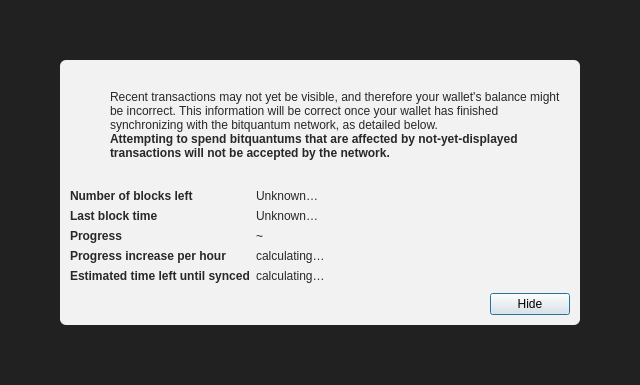
<?xml version="1.0" encoding="UTF-8"?>
<ui version="4.0">
 <class>ModalOverlay</class>
 <widget class="QWidget" name="ModalOverlay">
  <property name="geometry">
   <rect>
    <x>0</x>
    <y>0</y>
    <width>640</width>
    <height>385</height>
   </rect>
  </property>
  <property name="windowTitle">
   <string>Form</string>
  </property>
  <layout class="QVBoxLayout" name="verticalLayout" stretch="0">
   <property name="sizeConstraint">
    <enum>QLayout::SetDefaultConstraint</enum>
   </property>
   <property name="leftMargin">
    <number>0</number>
   </property>
   <property name="topMargin">
    <number>0</number>
   </property>
   <property name="rightMargin">
    <number>0</number>
   </property>
   <property name="bottomMargin">
    <number>0</number>
   </property>
   <item>
    <widget class="QWidget" name="bgWidget" native="true">
     <property name="styleSheet">
      <string notr="true">#bgWidget { background: rgba(0,0,0,220); }</string>
     </property>
     <layout class="QVBoxLayout" name="verticalLayoutMain" stretch="1">
      <property name="leftMargin">
       <number>60</number>
      </property>
      <property name="topMargin">
       <number>60</number>
      </property>
      <property name="rightMargin">
       <number>60</number>
      </property>
      <property name="bottomMargin">
       <number>60</number>
      </property>
      <item>
       <widget class="QWidget" name="contentWidget" native="true">
        <property name="styleSheet">
         <string notr="true">#contentWidget { background: rgba(255,255,255,240); border-radius: 6px; }

QLabel { color: rgb(40,40,40);  }</string>
        </property>
        <layout class="QVBoxLayout" name="verticalLayoutSub" stretch="1,0,0,0">
         <property name="spacing">
          <number>0</number>
         </property>
         <property name="leftMargin">
          <number>10</number>
         </property>
         <property name="topMargin">
          <number>10</number>
         </property>
         <property name="rightMargin">
          <number>10</number>
         </property>
         <property name="bottomMargin">
          <number>10</number>
         </property>
         <item>
          <layout class="QHBoxLayout" name="horizontalLayoutIconText" stretch="0,1">
           <property name="topMargin">
            <number>20</number>
           </property>
           <item>
            <layout class="QVBoxLayout" name="verticalLayoutIcon">
             <property name="leftMargin">
              <number>0</number>
             </property>
             <item>
              <widget class="QPushButton" name="warningIcon">
               <property name="enabled">
                <bool>false</bool>
               </property>
               <property name="text">
                <string/>
               </property>
               <property name="icon">
                <iconset>
                 <normaloff>:/icons/warning</normaloff>
                 <disabledoff>:/icons/warning</disabledoff>:/icons/warning</iconset>
               </property>
               <property name="iconSize">
                <size>
                 <width>48</width>
                 <height>48</height>
                </size>
               </property>
               <property name="flat">
                <bool>true</bool>
               </property>
              </widget>
             </item>
             <item>
              <spacer name="verticalSpacerWarningIcon">
               <property name="orientation">
                <enum>Qt::Vertical</enum>
               </property>
               <property name="sizeHint" stdset="0">
                <size>
                 <width>20</width>
                 <height>40</height>
                </size>
               </property>
              </spacer>
             </item>
            </layout>
           </item>
           <item>
            <layout class="QVBoxLayout" name="verticalLayoutInfoText">
             <property name="leftMargin">
              <number>0</number>
             </property>
             <property name="topMargin">
              <number>0</number>
             </property>
             <item>
              <widget class="QLabel" name="infoText">
               <property name="text">
                <string>Recent transactions may not yet be visible, and therefore your wallet's balance might be incorrect. This information will be correct once your wallet has finished synchronizing with the bitquantum network, as detailed below.</string>
               </property>
               <property name="textFormat">
                <enum>Qt::RichText</enum>
               </property>
               <property name="wordWrap">
                <bool>true</bool>
               </property>
              </widget>
             </item>
             <item>
              <widget class="QLabel" name="infoTextStrong">
               <property name="font">
                <font>
                 <weight>75</weight>
                 <bold>true</bold>
                </font>
               </property>
               <property name="text">
                <string>Attempting to spend bitquantums that are affected by not-yet-displayed transactions will not be accepted by the network.</string>
               </property>
               <property name="textFormat">
                <enum>Qt::RichText</enum>
               </property>
               <property name="wordWrap">
                <bool>true</bool>
               </property>
              </widget>
             </item>
             <item>
              <spacer name="verticalSpacerInTextSpace">
               <property name="orientation">
                <enum>Qt::Vertical</enum>
               </property>
               <property name="sizeHint" stdset="0">
                <size>
                 <width>20</width>
                 <height>40</height>
                </size>
               </property>
              </spacer>
             </item>
            </layout>
           </item>
          </layout>
         </item>
         <item>
          <spacer name="verticalSpacerAfterText">
           <property name="orientation">
            <enum>Qt::Vertical</enum>
           </property>
           <property name="sizeHint" stdset="0">
            <size>
             <width>20</width>
             <height>40</height>
            </size>
           </property>
          </spacer>
         </item>
         <item>
          <layout class="QFormLayout" name="formLayout">
           <property name="fieldGrowthPolicy">
            <enum>QFormLayout::FieldsStayAtSizeHint</enum>
           </property>
           <property name="horizontalSpacing">
            <number>6</number>
           </property>
           <property name="verticalSpacing">
            <number>6</number>
           </property>
           <property name="topMargin">
            <number>10</number>
           </property>
           <item row="0" column="0">
            <widget class="QLabel" name="labelNumberOfBlocksLeft">
             <property name="font">
              <font>
               <weight>75</weight>
               <bold>true</bold>
              </font>
             </property>
             <property name="text">
              <string>Number of blocks left</string>
             </property>
            </widget>
           </item>
           <item row="0" column="1">
            <widget class="QLabel" name="numberOfBlocksLeft">
             <property name="text">
              <string>Unknown…</string>
             </property>
            </widget>
           </item>
           <item row="1" column="0">
            <widget class="QLabel" name="labelLastBlockTime">
             <property name="font">
              <font>
               <weight>75</weight>
               <bold>true</bold>
              </font>
             </property>
             <property name="text">
              <string>Last block time</string>
             </property>
            </widget>
           </item>
           <item row="1" column="1">
            <widget class="QLabel" name="newestBlockDate">
             <property name="sizePolicy">
              <sizepolicy hsizetype="Maximum" vsizetype="Preferred">
               <horstretch>0</horstretch>
               <verstretch>0</verstretch>
              </sizepolicy>
             </property>
             <property name="text">
              <string>Unknown…</string>
             </property>
            </widget>
           </item>
           <item row="2" column="0">
            <widget class="QLabel" name="labelSyncDone">
             <property name="font">
              <font>
               <weight>75</weight>
               <bold>true</bold>
              </font>
             </property>
             <property name="text">
              <string>Progress</string>
             </property>
            </widget>
           </item>
           <item row="2" column="1">
            <layout class="QHBoxLayout" name="horizontalLayoutSync" stretch="0,1">
             <item>
              <widget class="QLabel" name="percentageProgress">
               <property name="text">
                <string notr="true">~</string>
               </property>
              </widget>
             </item>
            </layout>
           </item>
           <item row="4" column="0">
            <widget class="QLabel" name="labelProgressIncrease">
             <property name="font">
              <font>
               <weight>75</weight>
               <bold>true</bold>
              </font>
             </property>
             <property name="text">
              <string>Progress increase per hour</string>
             </property>
            </widget>
           </item>
           <item row="4" column="1">
            <widget class="QLabel" name="progressIncreasePerH">
             <property name="text">
              <string>calculating…</string>
             </property>
            </widget>
           </item>
           <item row="5" column="0">
            <widget class="QLabel" name="labelEstimatedTimeLeft">
             <property name="font">
              <font>
               <weight>75</weight>
               <bold>true</bold>
              </font>
             </property>
             <property name="text">
              <string>Estimated time left until synced</string>
             </property>
            </widget>
           </item>
           <item row="5" column="1">
            <widget class="QLabel" name="expectedTimeLeft">
             <property name="text">
              <string>calculating…</string>
             </property>
            </widget>
           </item>
          </layout>
         </item>
         <item>
          <layout class="QHBoxLayout" name="horizontalLayoutButtons">
           <property name="leftMargin">
            <number>10</number>
           </property>
           <property name="topMargin">
            <number>10</number>
           </property>
           <item>
            <spacer name="horizontalSpacer">
             <property name="orientation">
              <enum>Qt::Horizontal</enum>
             </property>
             <property name="sizeHint" stdset="0">
              <size>
               <width>40</width>
               <height>20</height>
              </size>
             </property>
            </spacer>
           </item>
           <item>
            <widget class="QPushButton" name="closeButton">
             <property name="text">
              <string>Hide</string>
             </property>
             <property name="shortcut">
              <string>Esc</string>
             </property>
             <property name="focusPolicy">
              <enum>Qt::StrongFocus</enum>
             </property>
             <property name="default">
              <bool>true</bool>
             </property>
            </widget>
           </item>
          </layout>
         </item>
        </layout>
       </widget>
      </item>
     </layout>
    </widget>
   </item>
  </layout>
 </widget>
 <resources/>
 <connections/>
</ui>
